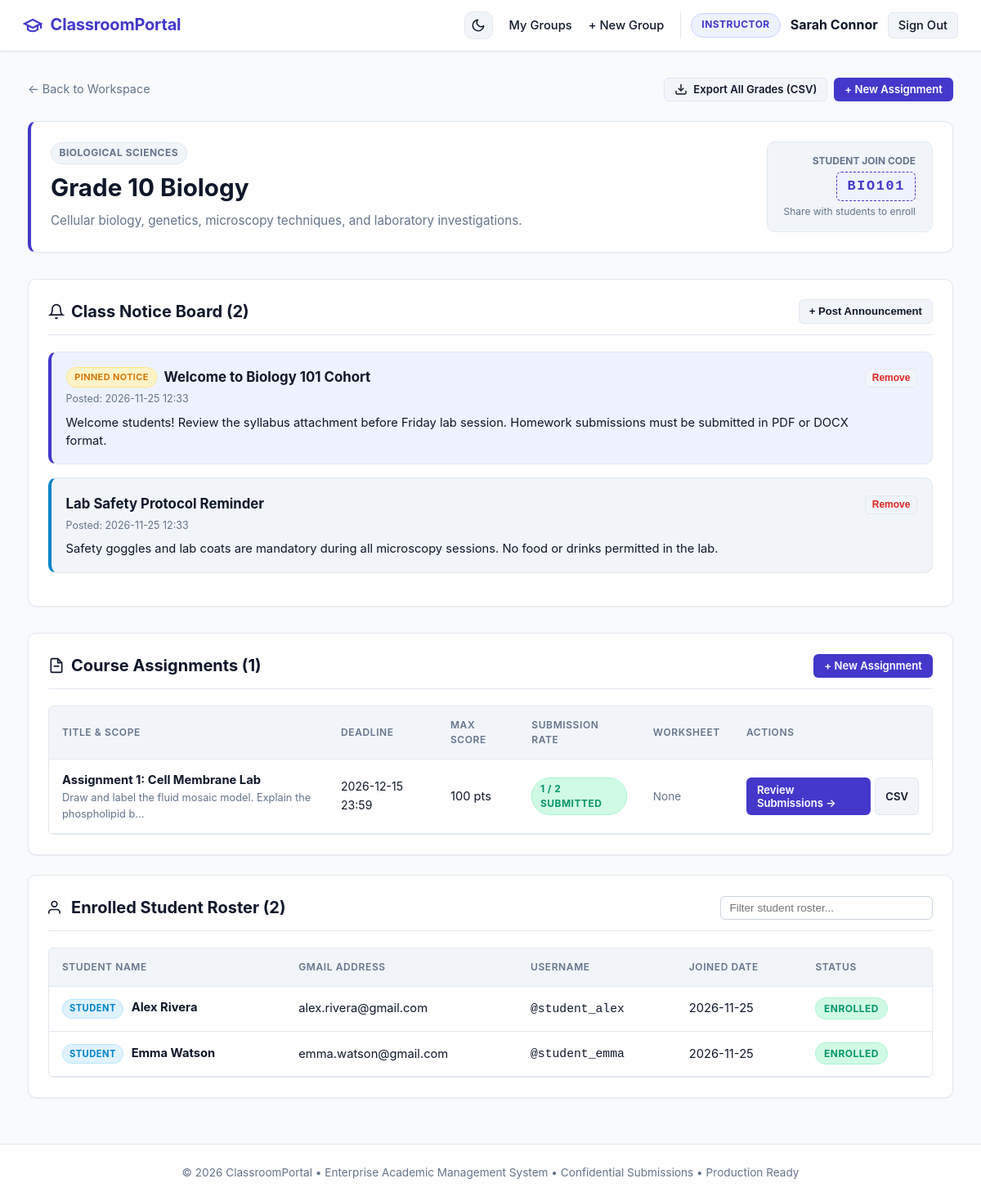
The page /teacher/groups/13 (signed in) on the database as committed earlier.
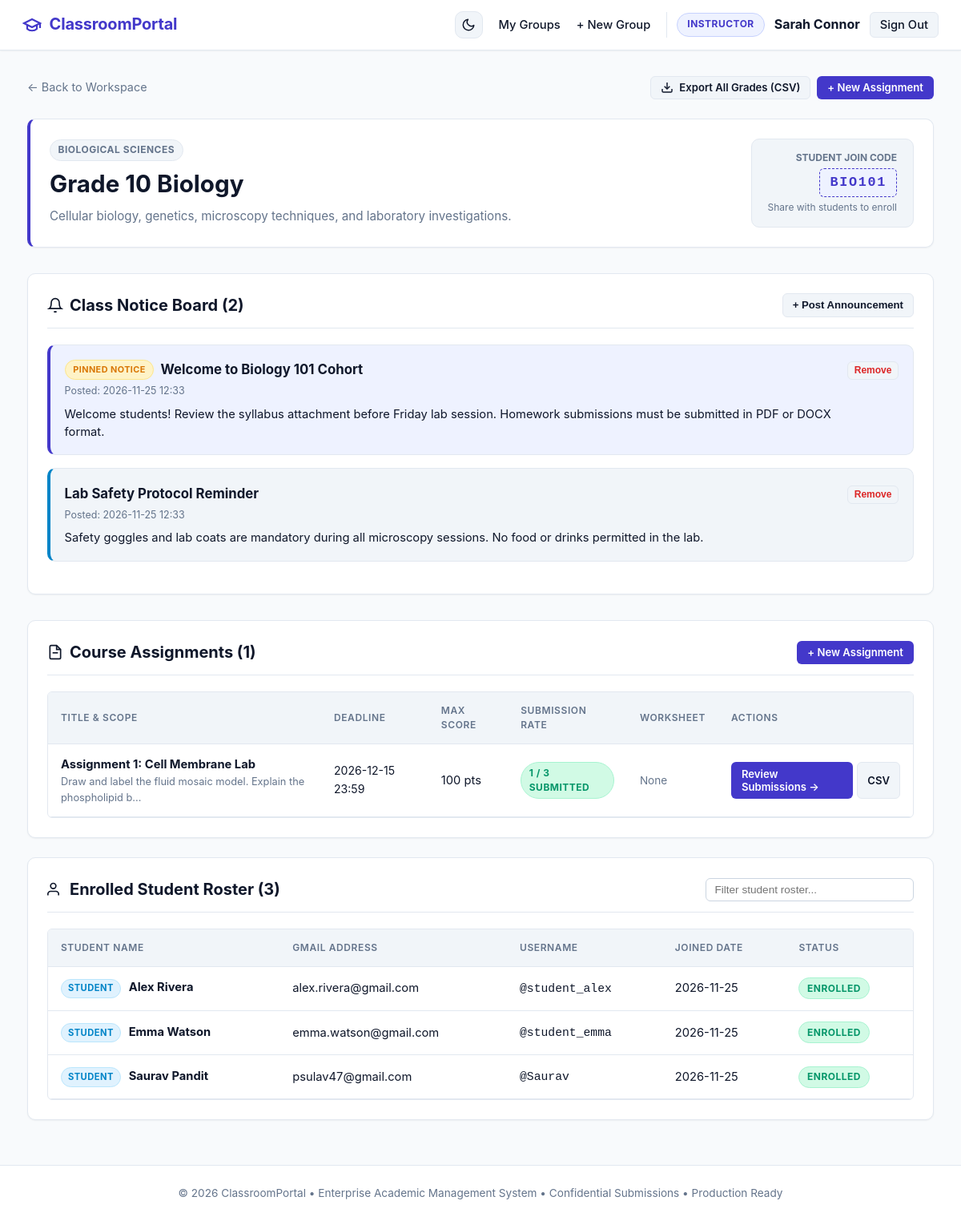
The same page on the database as committed later.
### tables this page shows
CREATE TABLE announcements (
            id INTEGER PRIMARY KEY AUTOINCREMENT,
            group_id INTEGER NOT NULL,
            title TEXT NOT NULL,
            content TEXT NOT NULL,
            is_pinned INTEGER DEFAULT 0,
            created_at TIMESTAMP DEFAULT CURRENT_TIMESTAMP,
            FOREIGN KEY (group_id) REFERENCES groups(id) ON DELETE CASCADE
        );

CREATE TABLE assignments (
            id INTEGER PRIMARY KEY AUTOINCREMENT,
            group_id INTEGER NOT NULL,
            title TEXT NOT NULL,
            description TEXT NOT NULL,
            due_date TEXT,
            max_points INTEGER DEFAULT 100,
            attachment_filename TEXT,
            original_attachment_name TEXT,
            created_at TIMESTAMP DEFAULT CURRENT_TIMESTAMP,
            FOREIGN KEY (group_id) REFERENCES groups(id) ON DELETE CASCADE
        );

CREATE TABLE group_memberships (
            id INTEGER PRIMARY KEY AUTOINCREMENT,
            group_id INTEGER NOT NULL,
            student_id INTEGER NOT NULL,
            joined_at TIMESTAMP DEFAULT CURRENT_TIMESTAMP,
            FOREIGN KEY (group_id) REFERENCES groups(id) ON DELETE CASCADE,
            FOREIGN KEY (student_id) REFERENCES users(id) ON DELETE CASCADE,
            UNIQUE(group_id, student_id)
        );

CREATE TABLE users (
            id INTEGER PRIMARY KEY AUTOINCREMENT,
            username TEXT UNIQUE NOT NULL,
            email TEXT UNIQUE NOT NULL,
            password_hash TEXT NOT NULL,
            role TEXT NOT NULL CHECK(role IN ('teacher', 'student')),
            full_name TEXT NOT NULL,
            created_at TIMESTAMP DEFAULT CURRENT_TIMESTAMP
        );

### app.py (the view)
@app.route('/teacher/groups/<int:group_id>')
@teacher_required
def teacher_group_detail(group_id):
    db = get_db()
    group = db.execute(
        'SELECT * FROM groups WHERE id = ? AND teacher_id = ?',
        (group_id, g.user['id'])
    ).fetchone()
    if not group:
        flash('Group not found or access unauthorized.', 'danger')
        return redirect(url_for('teacher_dashboard'))
    assignments = db.execute(
        '''SELECT a.*,
                  (SELECT COUNT(*) FROM submissions s WHERE s.assignment_id = a.id) AS submission_count,
                  (SELECT COUNT(*) FROM group_memberships m WHERE m.group_id = a.group_id) AS total_students
           FROM assignments a
           WHERE a.group_id = ?
           ORDER BY a.created_at DESC''',
        (group_id,)
    ).fetchall()
    members = db.execute(
        '''SELECT u.id, u.full_name, u.email, u.username, m.joined_at
           FROM group_memberships m
           JOIN users u ON m.student_id = u.id
           WHERE m.group_id = ?
           ORDER BY u.full_name ASC''',
        (group_id,)
    ).fetchall()
    announcements = db.execute(
        '''SELECT * FROM announcements
           WHERE group_id = ?
           ORDER BY is_pinned DESC, created_at DESC''',
        (group_id,)
    ).fetchall()
    return render_template(
        'teacher/group_detail.html',
        group=group,
        assignments=assignments,
        members=members,
        announcements=announcements
    )

### app.py (called while the page is built)
@app.after_request
def add_security_headers(response):
    response.headers['X-Content-Type-Options'] = 'nosniff'
    response.headers['X-Frame-Options'] = 'SAMEORIGIN'
    response.headers['X-XSS-Protection'] = '1; mode=block'
    response.headers['Referrer-Policy'] = 'strict-origin-when-cross-origin'
    return response

def get_db():
    db = getattr(g, '_database', None)
    if db is None:
        db_file = app.config.get('DATABASE_PATH', DATABASE_PATH)
        db = g._database = create_connection(db_file)
    return db

@app.teardown_appcontext
def close_connection(exception):
    db = getattr(g, '_database', None)
    if db is not None:
        db.close()

def get_current_user():
    if 'user_id' not in session:
        return None
    db = get_db()
    user = db.execute('SELECT * FROM users WHERE id = ?', (session['user_id'],)).fetchone()
    return user

@app.before_request
def load_user():
    g.user = get_current_user()

### database.py (called while the page is built)
def create_connection(path=None):
    db_file = path or DATABASE_PATH
    conn = sqlite3.connect(db_file)
    conn.row_factory = sqlite3.Row
    conn.execute("PRAGMA foreign_keys = ON;")
    return conn

### templates/teacher/group_detail.html (shortened to what the changed rows need)
{% extends "base.html" %}
{% block content %}
<div class="card" style="margin-bottom: 2rem; border-left: 4px solid var(--primary);">
    <div style="display: flex; justify-content: space-between; align-items: flex-start; flex-wrap: wrap; gap: 1rem;">
        <div>
            <h1 style="font-size: 1.85rem; font-weight: 700; margin-bottom: 0.4rem;">{{ group['name'] }}</h1>
        </div>
    </div>
</div>
<div class="card" style="margin-bottom: 2rem;">
    <div class="card-header">
        <h2 class="card-title">
            <svg width="20" height="20" viewBox="0 0 24 24" fill="none" stroke="currentColor" stroke-width="2"><path d="M18 8A6 6 0 0 0 6 8c0 7-3 9-3 9h18s-3-2-3-9"></path><path d="M13.73 21a2 2 0 0 1-3.46 0"></path></svg>
            Class Notice Board ({{ announcements|length }})
        </h2>
    </div>
    {% if announcements %}
        {% for ann in announcements %}
            <div class="announcement-item {% if ann['is_pinned'] %}pinned{% endif %}">
                <div style="display: flex; justify-content: space-between; align-items: flex-start;">
                    <div>
                        <div style="display: flex; align-items: center; gap: 0.5rem; margin-bottom: 0.25rem;">
                            {% if ann['is_pinned'] %}
                                <span class="badge badge-warning" style="font-size: 0.68rem;">Pinned Notice</span>
                            {% endif %}
                            <strong style="font-size: 1.05rem; color: var(--text-main);">{{ ann['title'] }}</strong>
                        </div>
                        <div style="font-size: 0.78rem; color: var(--text-muted); margin-bottom: 0.5rem;">
                            Posted: {{ ann['created_at'][:16] }}
                        </div>
                        <p style="color: var(--text-main); font-size: 0.92rem; white-space: pre-wrap; line-height: 1.5;">{{ ann['content'] }}</p>
                    </div>
                    <form method="POST" action="{{ url_for('teacher_delete_announcement', announcement_id=ann['id']) }}" onsubmit="return confirm('Delete this announcement?');">
                        <button type="submit" class="btn btn-secondary btn-sm" style="color: var(--danger); padding: 0.2rem 0.5rem; font-size: 0.75rem;">
                            Remove
                        </button>
                    </form>
                </div>
            </div>
        {% endfor %}
    {% else %}
        <p style="color: var(--text-muted); font-size: 0.9rem; text-align: center; padding: 1rem 0;">No notices published yet. Use the button above to post bulletins for students.</p>
    {% endif %}
</div>
<div class="card">
    <div class="card-header">
        <h2 class="card-title">
            <svg width="20" height="20" viewBox="0 0 24 24" fill="none" stroke="currentColor" stroke-width="2"><path d="M14 2H6a2 2 0 0 0-2 2v16a2 2 0 0 0 2 2h12a2 2 0 0 0 2-2V8z"></path><polyline points="14 2 14 8 20 8"></polyline><line x1="16" y1="13" x2="8" y2="13"></line></svg>
            Course Assignments ({{ assignments|length }})
        </h2>
    </div>
    {% if assignments %}
        <div class="table-container">
            <table class="table">
                <thead>
                    <tr>
                        <th>Title &amp; Scope</th>
                        <th>Deadline</th>
                        <th>Max Score</th>
                        <th>Submission Rate</th>
                        <th>Worksheet</th>
                        <th>Actions</th>
                    </tr>
                </thead>
                <tbody>
                    {% for a in assignments %}
                        <tr>
                            <td>
                                <strong>{{ a['title'] }}</strong>
                                <div style="font-size: 0.8rem; color: var(--text-muted);">{{ a['description'][:65] }}{% if a['description']|length > 65 %}...{% endif %}</div>
                            </td>
                            <td>
                                <span style="font-size: 0.88rem;">{{ a['due_date'] }}</span>
                            </td>
                            <td>{{ a['max_points'] }} pts</td>
                            <td>
                                <span class="badge {% if a['submission_count'] > 0 %}badge-success{% else %}badge-secondary{% endif %}">
                                    {{ a['submission_count'] }} / {{ a['total_students'] }} submitted
                                </span>
                            </td>
                            <td>
                                {% if a['attachment_filename'] %}
                                    <a href="{{ url_for('download_assignment_attachment', assignment_id=a['id']) }}" class="btn btn-secondary btn-sm" title="Download Material">
                                        Download
                                    </a>
                                {% else %}
                                    <span style="color: var(--text-muted); font-size: 0.85rem;">None</span>
                                {% endif %}
                            </td>
                            <td>
                                <div style="display: flex; gap: 0.35rem;">
                                    <a href="{{ url_for('teacher_assignment_submissions', assignment_id=a['id']) }}" class="btn btn-primary btn-sm">
                                        Review Submissions &rarr;
                                    </a>
                                    <a href="{{ url_for('teacher_export_assignment_csv', assignment_id=a['id']) }}" class="btn btn-secondary btn-sm" title="Export CSV">
                                        CSV
                                    </a>
                                </div>
                            </td>
                        </tr>
                    {% endfor %}
                </tbody>
            </table>
        </div>
    {% endif %}
</div>
<div class="card">
    <div class="card-header">
        <h2 class="card-title">
            <svg width="20" height="20" viewBox="0 0 24 24" fill="none" stroke="currentColor" stroke-width="2"><path d="M17 21v-2a4 4 0 0 0-4-4H5a4 4 0 0 0-4 4v2"></path><circle cx="9" cy="7" r="4"></circle></svg>
            Enrolled Student Roster ({{ members|length }})
        </h2>
        <input type="text" id="roster-search" class="form-control" style="max-width: 260px; padding: 0.35rem 0.65rem; font-size: 0.85rem;" placeholder="Filter student roster..." onkeyup="filterRoster()">
    </div>
    {% if members %}
        <div class="table-container">
            <table class="table" id="roster-table">
                <thead>
                    <tr>
                        <th>Student Name</th>
                        <th>Gmail Address</th>
                        <th>Username</th>
                        <th>Joined Date</th>
                        <th>Status</th>
                    </tr>
                </thead>
                <tbody>
                    {% for m in members %}
                        <tr class="roster-row" data-search="{{ m['full_name']|lower }} {{ m['email']|lower }} {{ m['username']|lower }}">
                            <td>
                                <span class="user-badge student" style="font-size: 0.7rem; padding: 0.15rem 0.5rem; margin-right: 0.35rem;">Student</span>
                                <strong>{{ m['full_name'] }}</strong>
                            </td>
                            <td>{{ m['email'] }}</td>
                            <td><code>@{{ m['username'] }}</code></td>
                            <td>{{ m['joined_at'][:10] }}</td>
                            <td><span class="badge badge-success">Enrolled</span></td>
                        </tr>
                    {% endfor %}
                </tbody>
            </table>
        </div>
    {% else %}
        <div style="text-align: center; padding: 2rem 1rem; color: var(--text-muted);">
            No students enrolled yet. Distribute Join Code <strong>{{ group['join_code'] }}</strong> to your students.
        </div>
    {% endif %}
</div>
{% endblock %}

Rows that differ between the two databases and show on the page:
computed for assignments "Assignment 1: Cell Membrane Lab": total_students "2" → "3"
added group_memberships: full_name "Saurav Pandit", email "psulav47@gmail.com", username "Saurav", joined_at "2026-11-25"
Other text that changed with them:
{{ members|length }}: "2" → "3"
